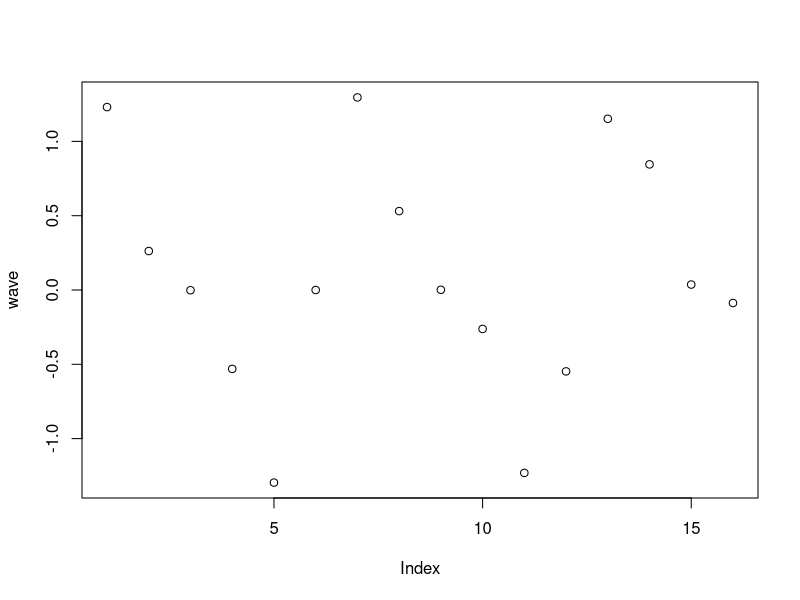

This chart was generated by the following R code:
# Exercise 1: creating and operating on vectors

# Create a vector `names` that contains your name and the names of 2 people 
# next to you. Print the vector.
names <- c("Emily", "Lucy", "Sunnie")
names

# Use the colon operator : to create a vector `n` of numbers from 10:49
n <- (10 : 49)

# Use the `length()` function to get the number of elements in `n`
length(n)

# Add 1 to each element in `n` and print the result
c(n + 1)
n

# Create a vector `m` that contains the numbers 10 to 1 (in that order). 
# Hint: use the `seq()` function
m <- c(seq(10, 1))

# Subtract `m` FROM `n`. Note the recycling!
n - m

# Use the `seq()` function to produce a range of numbers from -5 to 10 in `0.1`
# increments. Store it in a variable `x_range`
x_range <- seq(-5, 10)

# Create a vector `sin_wave` by calling the `sin()` function on each element 
# in `x_range`.
sin_wave <- c(sin(x_range))

# Create a vector `cos_wave` by calling the `cos()` function on each element 
# in `x_range`.
cos_wave <- c(cos(x_range))

# Create a vector `wave` by multiplying `sin_wave` and `cos_wave` together, then
# adding `sin_wave` to the product
wave <- c(sin_wave * cos_wave + sin_wave)

# Use the `plot()` function to plot your `wave`!
plot(wave)
